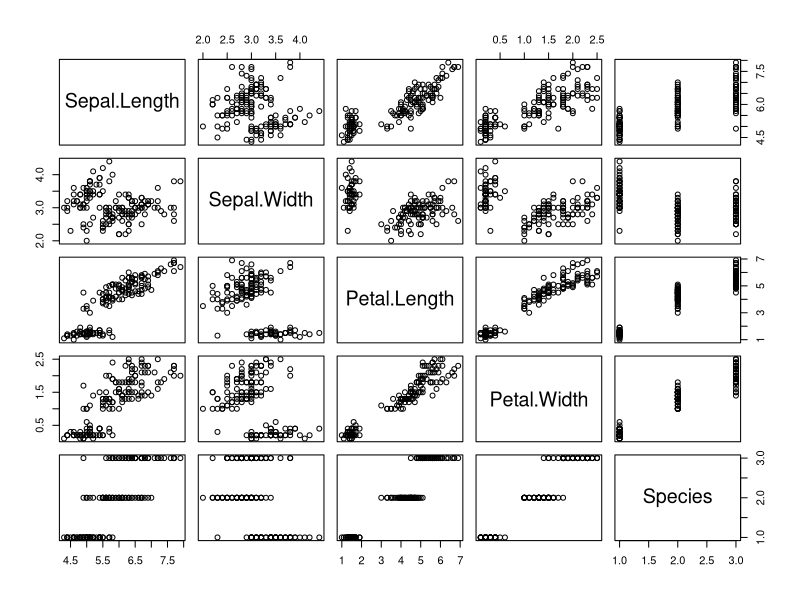
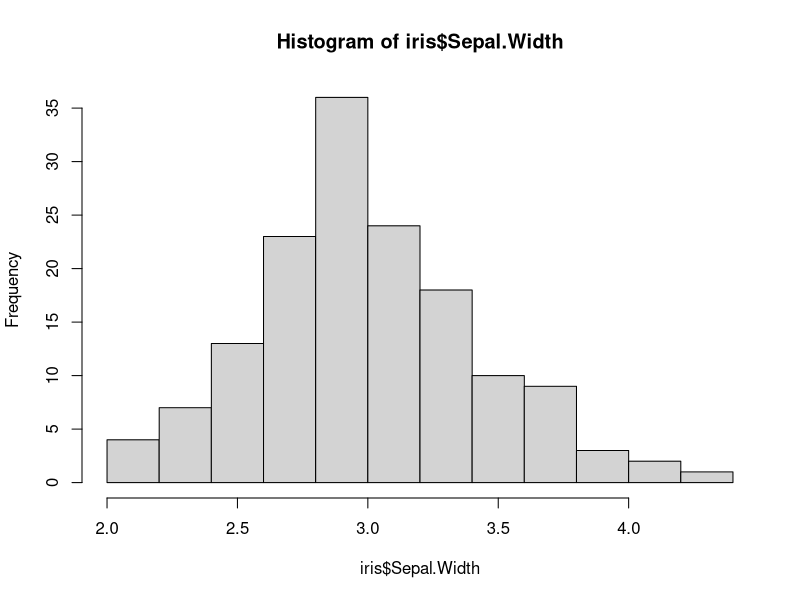
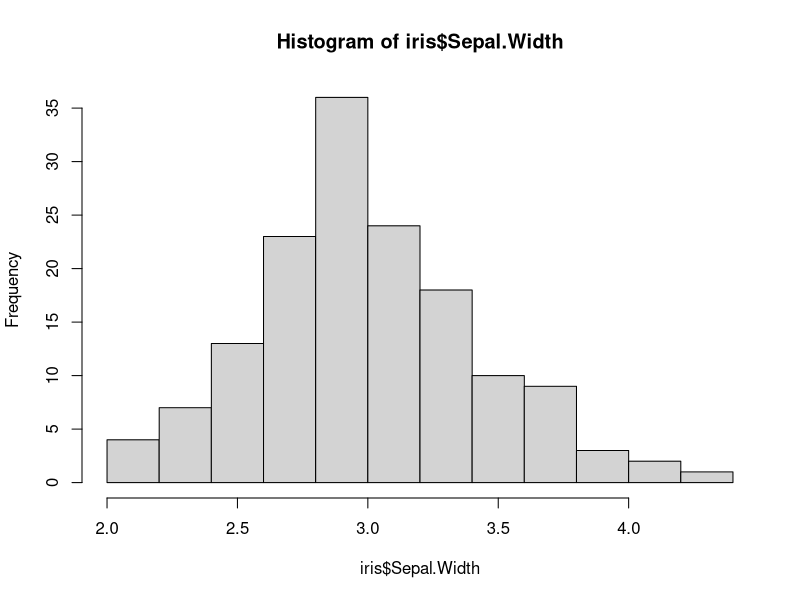
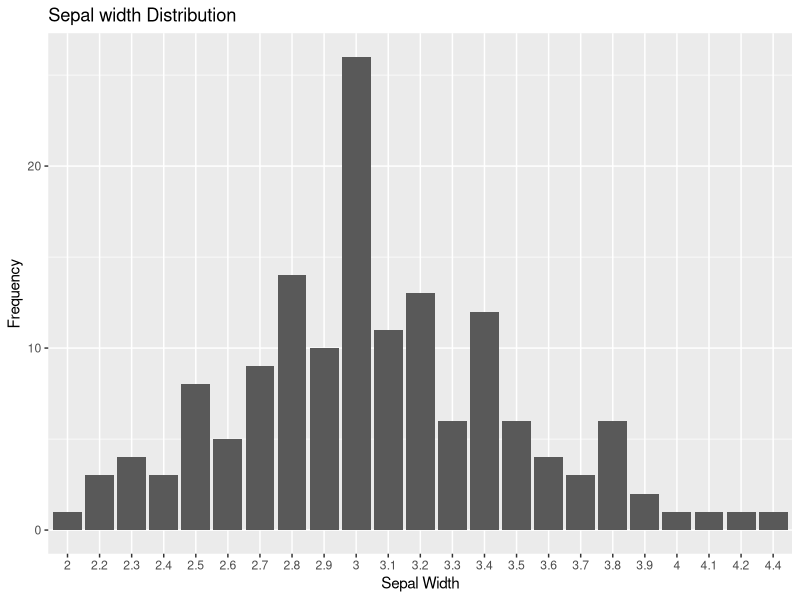
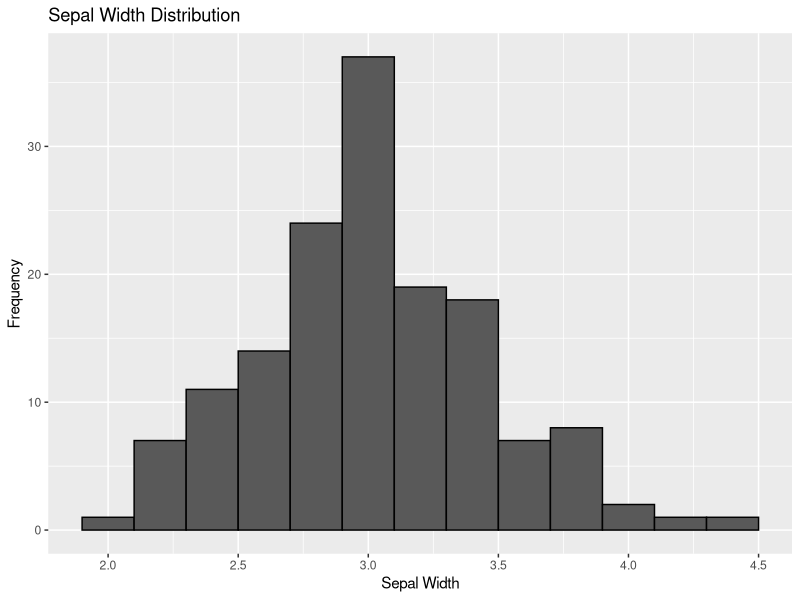
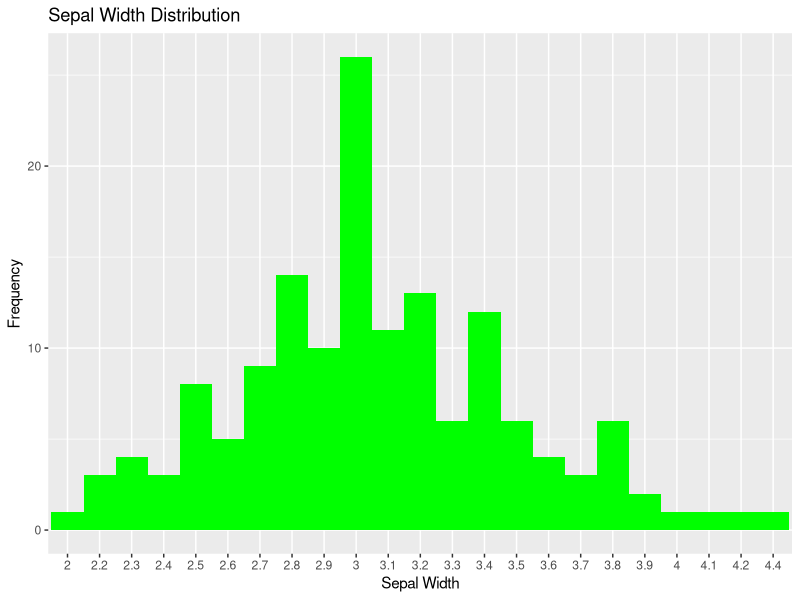
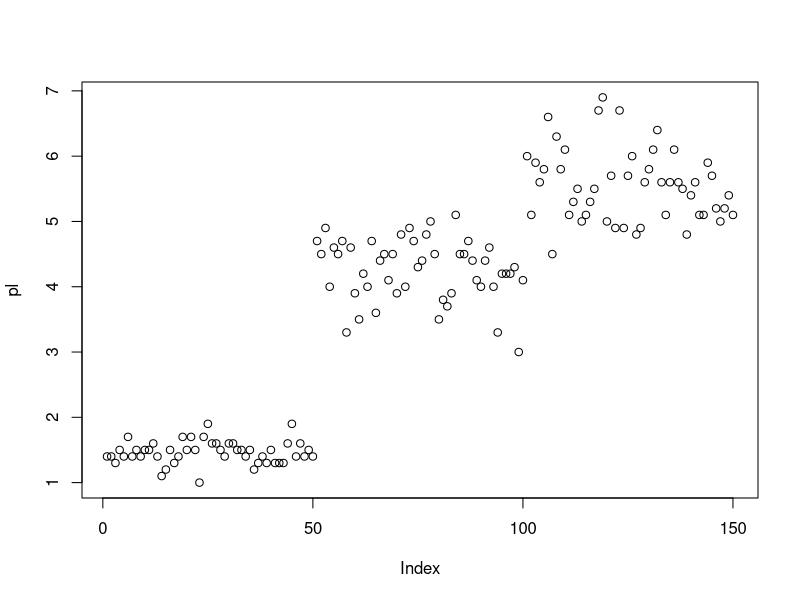
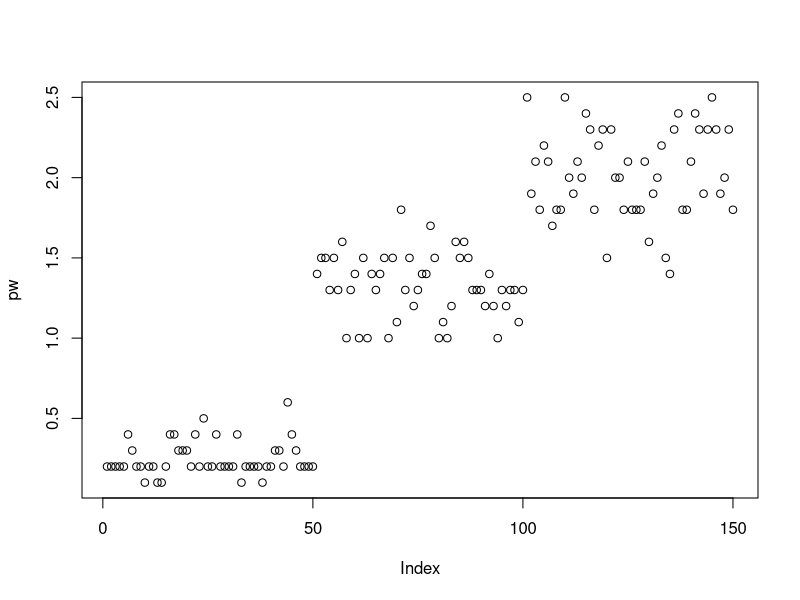

These figures' R source, in order:
# to load the given dataset

plot(iris)


summary(iris)


# plot histogram of the data
hist(iris$Sepal.Width )

View(iris)
library(ggplot2)

sepalwidth <- table(iris$Sepal.Width)


sepalwidth <- data.frame(sepalwidth)
colnames(sepalwidth) <- c('sepalwidth','frequency')

View(sepalwidth)

hist(iris$Sepal.Width)

ggplot(sepalwidth,aes(x=`sepalwidth`,y=`frequency`))+
  geom_histogram(stat = 'identity', binwidth = 5, bins = 2) +
  labs(title = 'Sepal width Distribution', x = 'Sepal Width' , y = 'Frequency', fill ='Frequency')

  
ggplot(iris, aes(x = Sepal.Width)) +
  geom_histogram(binwidth = 0.2, color = 'black') +
  labs(title = 'Sepal Width Distribution', x = 'Sepal Width', y = 'Frequency')

  

ggplot(sepalwidth, aes(x = sepalwidth, y = frequency)) +
  geom_bar(stat = 'identity', fill = 'green', width = 1) +
  labs(title = 'Sepal Width Distribution', x = 'Sepal Width', y = 'Frequency')

  
  
pl <- iris$Petal.Length
pw <- iris$Petal.Width

plot(pl)
plot(pw)
plot(pl,pw)

plot(pw,pl)




##++++++++++++++++++++++++++++++++++++++++++++++++++++++++++++++++++++++



pl <- iris$Petal.Length
pw <- iris$Petal.Width
Species <- as.numeric(iris$Species)

View(iris)
Species

# plot petal length vs petal width
plot(pl,pw,
     xlab = 'petal length',
     ylab = 'petal width',
     main = 'petal width vs petal length',
     pch = Species,
     
     )
#+++++++++++++++++++++++++++++++++++++++++++++++++++++++++++++++++++++++++++++


# Load dataset
data(iris)

# Define colors and shapes for each species
colors <- c("setosa" = "red", "versicolor" = "green", "virginica" = "blue")
shapes <- c("setosa" = 16, "versicolor" = 17, "virginica" = 18)

# Create scatter plot with colors and shapes
plot(iris$Petal.Length, iris$Petal.Width,
     col = colors[iris$Species], # Assign colors by species
     pch = shapes[iris$Species], # Assign shapes by species
     xlab = "Petal Length (cm)",
     ylab = "Petal Width (cm)",
     main = "Petal Width vs Petal Length by Species",
     cex = 1.2) # Increase point size

# Add legend
legend(x=5,y=2,
       legend = names(colors),
       col = colors,
       pch = shapes,
       title = "Species",
       bty = "n") # Remove border around legend

###++++++++++++++++++++++++++++++++++++++++++++++


### calculate standar deviation

stamdard_deviation <- apply(iris[1:4], 2, sd)
meanOf_data <- apply(iris[1:4],2,mean)
sum_of_data <- apply(iris[1:4],2,sum)


stamdard_deviation
sum_of_data
meanOf_data

par(mfrow = c(1,1))
hist(iris$Sepal.Length, col = 'green', breaks = 20)
hist(iris$Sepal.Width , col = 'green',breaks = 20)
hist(iris$Petal.Length, col = 'green' , breaks = 20)
hist(iris$Petal.Width, col = 'green' , breaks = 20)



# plot scatter plot
ggplot(iris, aes(x = Sepal.Length, y = Sepal.Width , col= Species )) +
  geom_point()


ggplot(iris,aes(x = Petal.Length, y = Petal.Width, col=Species)) + 
  geom_point()





library()
































  